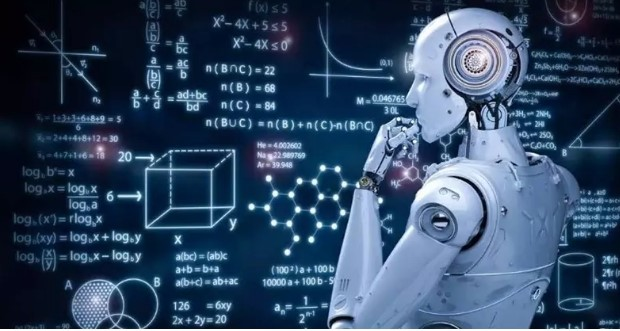
#> input picture artificial.jpg, 620 x 331 px
$ python rotacion.py
#> lines starting #> are read from the running program, lines starting #| are printed output that depends on the picture
import cv2
import numpy as np

image = cv2.imread('artificial.jpg')
#> image is the input picture: shape (331, 620, 3); mean B, G, R 98.9, 71.6, 48.8
ancho = image.shape[1]
#> ancho = 620
alto = image.shape[0]
#> alto = 331

#rotar
angulo = cv2.getRotationMatrix2D((ancho//2,alto//2), 180, 1)
imageR = cv2.warpAffine(image, angulo, (ancho,alto))
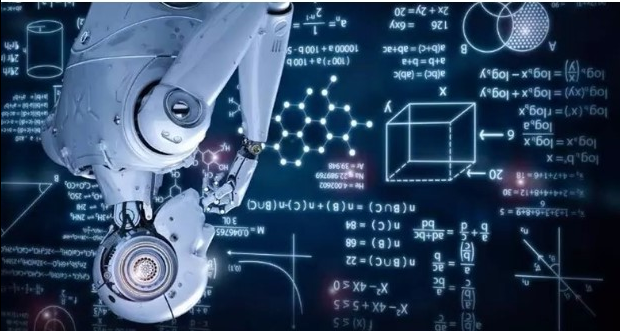
#> imageR: shape (331, 620, 3); mean B, G, R 98.9, 71.6, 48.8
cv2.imshow('IMAGEN NORMAL', image)
cv2.imshow('IMAGEN ROTADA', imageR)
cv2.waitKey(0)
cv2.destroyAllWindows()

$ run again, with A.jpg copied over artificial.jpg
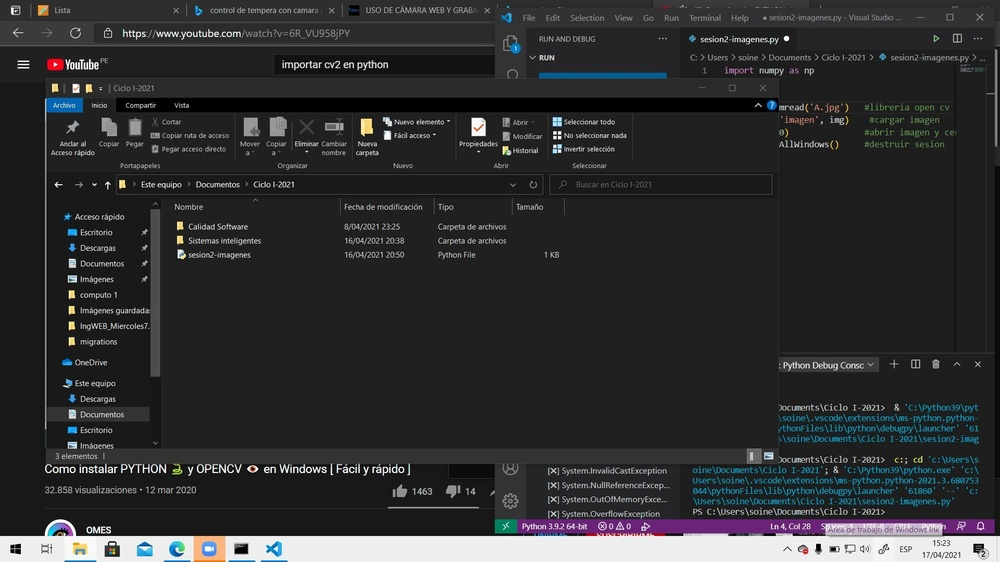
#> input picture A.jpg, 1000 x 562 px, shrunk from 1920 x 1080 before the run
#> image is the input picture: shape (562, 1000, 3); mean B, G, R 48.8, 47.6, 47
#> `imageR = cv2.warpAffine(image, angulo, (ancho,alto))`:
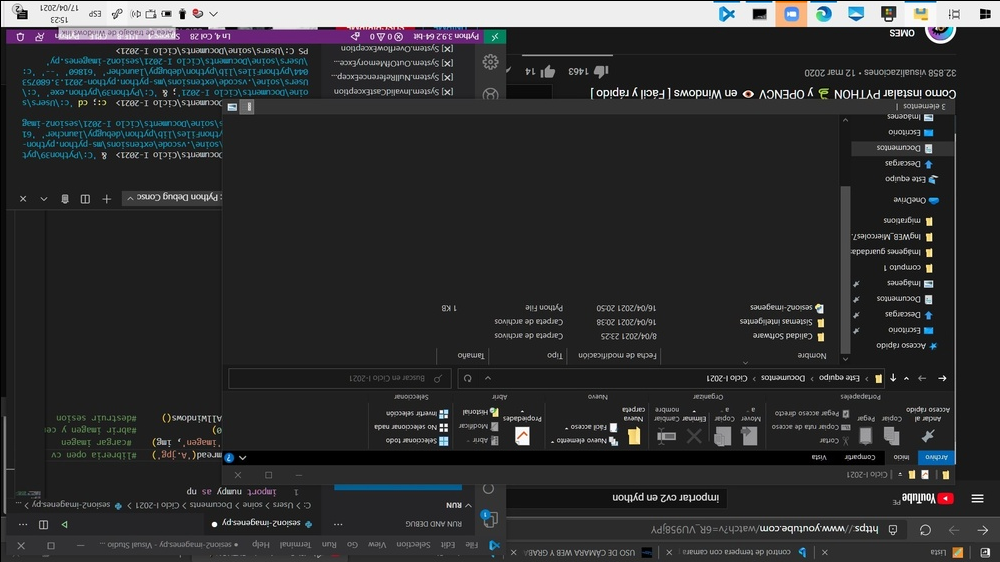
#> imageR: shape (562, 1000, 3); mean B, G, R 48.7, 47.5, 46.9
